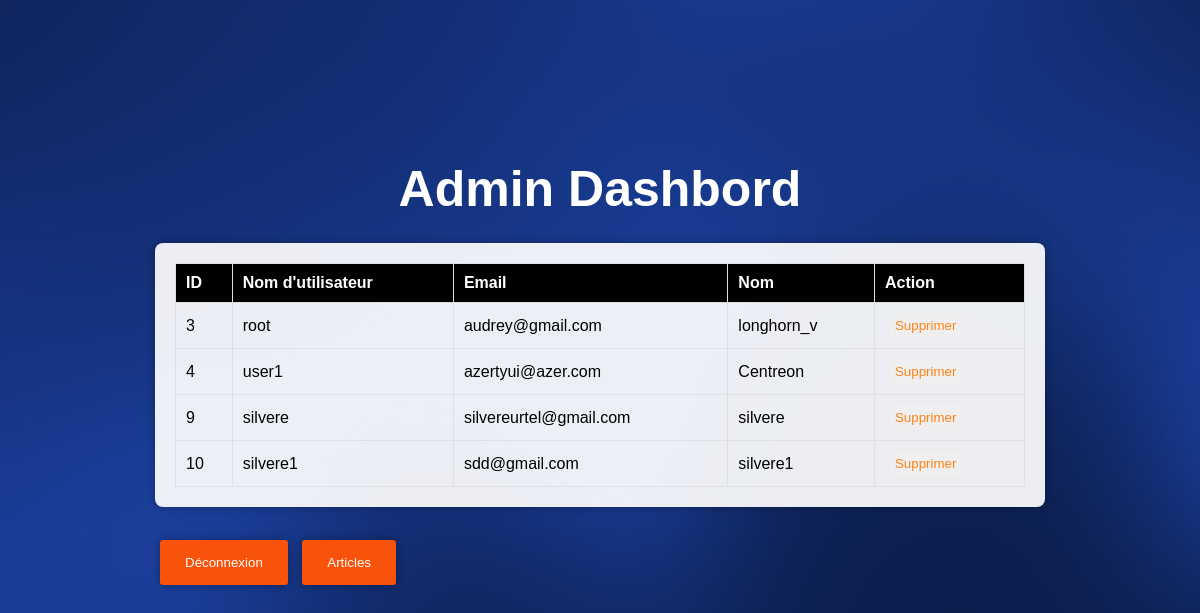
The app's page /poleit-site/admin/home.php (signed in) with its own data.
### tables this page shows
CREATE TABLE IF NOT EXISTS `users` (
  `id` int NOT NULL AUTO_INCREMENT,
  `name` text NOT NULL,
  `username` varchar(18) NOT NULL,
  `mail` varchar(55) NOT NULL,
  `birthdate` date NOT NULL,
  `role` varchar(11) NOT NULL DEFAULT 'customer',
  `password` varchar(70) NOT NULL,
  PRIMARY KEY (`id`)
);

### poleit-site/admin/home.php (the view, shortened to what this page needs)
<?php
require("../Database/connect.php");
?>
<!DOCTYPE html>
<html lang="en">
<head>
    <link rel="stylesheet" type="text/css" href="../css/admin-home4.css">
</head>
<body>
    <h1>Admin Dashbord</h1>
    <div class="container-admin">
        <table class="user-table">
            <thead>
                <tr>
                    <th>ID</th>
                    <th>Nom d'utilisateur</th>
                    <th>Email</th>
                    <th>Nom</th>
                    <th>Action</th>
                </tr>
            </thead>
            <tbody>
                <?php
                $users = "SELECT * FROM users";
                $result = $connect->query($users);
                if ($result->num_rows > 0) {
                    while($row = $result->fetch_assoc()) {
                        $id = $row["id"];
                        ?>
                        <tr>
                            <td><?php echo $id; ?></td>
                            <td><?php echo $row["username"]; ?></td>
                            <td><?php echo $row["mail"]; ?></td>
                            <td><?php echo $row["name"]; ?></td>
                            <td><a href='Action/deleteuser.php?id=<?php echo $id; ?>'><button class='delete-button'>Supprimer</button></a></td>
                        </tr>
                    <?php }
                } else {
                    echo "<tr><td colspan='5'>Aucun utilisateur trouvé.</td></tr>";
                }
                ?>
            </tbody>
        </table>
    </div>
    <br>
    <div class="button-container">
        <button><a href="../Action/disconnect.php">Déconnexion</a></button>
        <button class="article"><a href="article.php">Articles</a></button>
    </div>
</body>
</html>

### poleit-site/css/admin-home4.css (style rules this page uses)
* { margin: 0; padding: 5px; box-sizing: border-box; }
body { font-family: Arial, sans-serif; background-image: url(../images/bk1.jpg); background-size: cover; padding: 150px; }
.container-admin { max-width: 1200px; margin: 10px auto; color: rgb(0, 0, 0); background-color: rgba(255, 255, 255, 0.916); border-radius: 8px; box-shadow: 0 0 10px rgba(0, 0, 0, 0.3); padding: 20px; }
a { text-decoration: none; color: white; }
h1 { color: #ffffff; font-size: 50px; margin-bottom: 20px; text-align: center; }
.button-container { margin-bottom: 20px; }
.button-container button { padding: 15px 20px; border-radius: 3px; background-color: rgb(249, 82, 10); color: #fff; border: none; cursor: pointer; margin-right: 10px; box-shadow: 0 0 10px rgba(0, 0, 0, 0.3); }
.button-container button:last-child { margin-right: 0; }
.user-table { width: 100%; border-collapse: collapse; }
.user-table th, .user-table td { padding: 10px; border: 1px solid #e0e0e0; text-align: left; }
.user-table th { background-color: rgb(0, 0, 0); color: #fff; }
.delete-button { color: #ff8215; border: none; cursor: pointer; text-decoration: none; font-weight: 300; }

### records on screen
users: id "3", username "root", mail "audrey@gmail.com", name "longhorn_v"
users: id "4", username "user1", mail "azertyui@azer.com", name "Centreon"
users: id "9", username "silvere", mail "silvereurtel@gmail.com", name "silvere"
users: id "10", username "silvere1", mail "sdd@gmail.com", name "silvere1"
